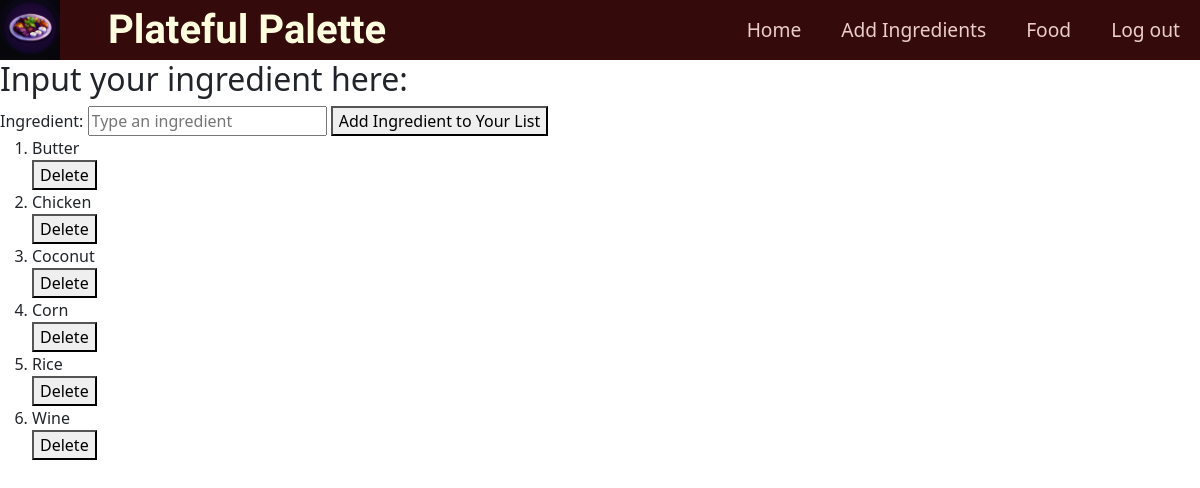
Screenshot of /food/ingredients/ (signed in) with the database file from the repository.
### food/models.py (models this page shows, shortened)
class UserIngredient(models.Model):
    user = models.ForeignKey(User, on_delete=models.CASCADE)
    ingredient = models.ForeignKey(Ingredient, on_delete=models.CASCADE)
    class Meta:
        unique_together = ('user', 'ingredient')  # Ensures each user can only have each ingredient once

class Ingredient(models.Model):
    name = models.CharField(max_length=255, unique=True)

### food/views.py (the view, shortened to what this page needs)
# urls.py: path("ingredients/", views.ingredients, name="ingredients"),
@login_required
def ingredients(request):
    all_ingredients = Ingredient.objects.all()
    user_ingredients = UserIngredient.objects.filter(user=request.user)
    return render(request, "food/ingredients.html", {
        'ingredients': user_ingredients,
        'all_ingredients': all_ingredients,
    })

### food/templates/food/ingredients.html (shortened to what this page needs)
{% extends "food/layout.html" %}
{% block body %}
    <div>
        <h2>Input your ingredient here:</h2>
        <form action="{% url "food:ingredients"%}" method="post">
            <label for="ingredientInput">Ingredient:</label>
            <input type="text" name="name" maxlength="255" required id="ingredientInput" placeholder="Type an ingredient" autocomplete="off">
            <button type="submit" id="addIngredientButton">Add Ingredient to Your List</button>
        </form>
        <ol>
            {% for user_ingredient in ingredients %}
                <li>{{ user_ingredient.ingredient.name }}</li>
                <form action="{% url 'food:delete' user_ingredient.ingredient.name %}" method="post">
                    <button type="submit">Delete</button>
                </form>
            {% endfor %}
        </ol>
    </div>
{% endblock %}

### rows the page displays
UserIngredient: ingredient.name "Butter"
UserIngredient: ingredient.name "Chicken"
UserIngredient: ingredient.name "Coconut"
UserIngredient: ingredient.name "Corn"
UserIngredient: ingredient.name "Rice"
UserIngredient: ingredient.name "Wine"
